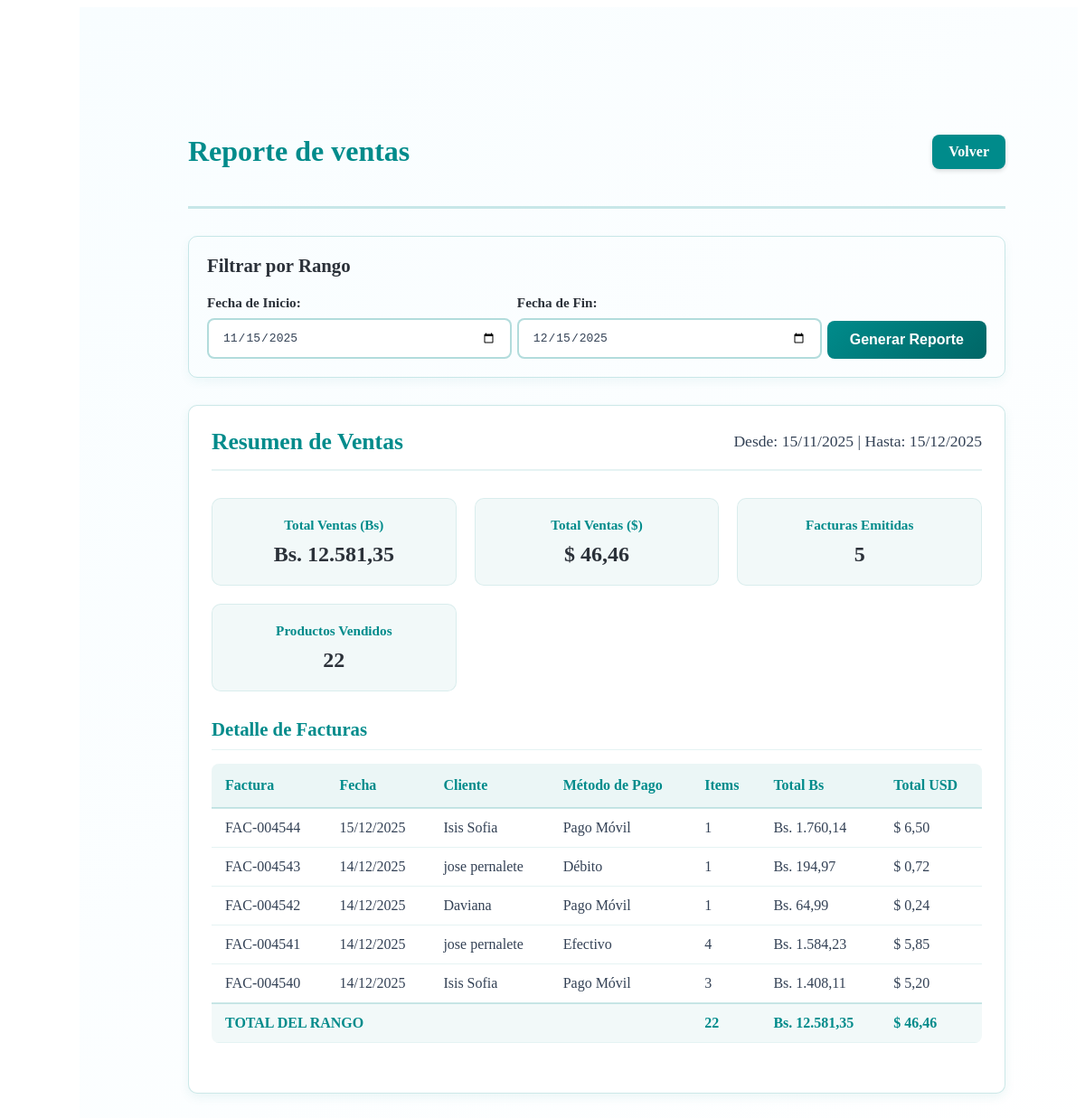
Before: /reportes/reportes_ventas.php (signed in) with the older database file.
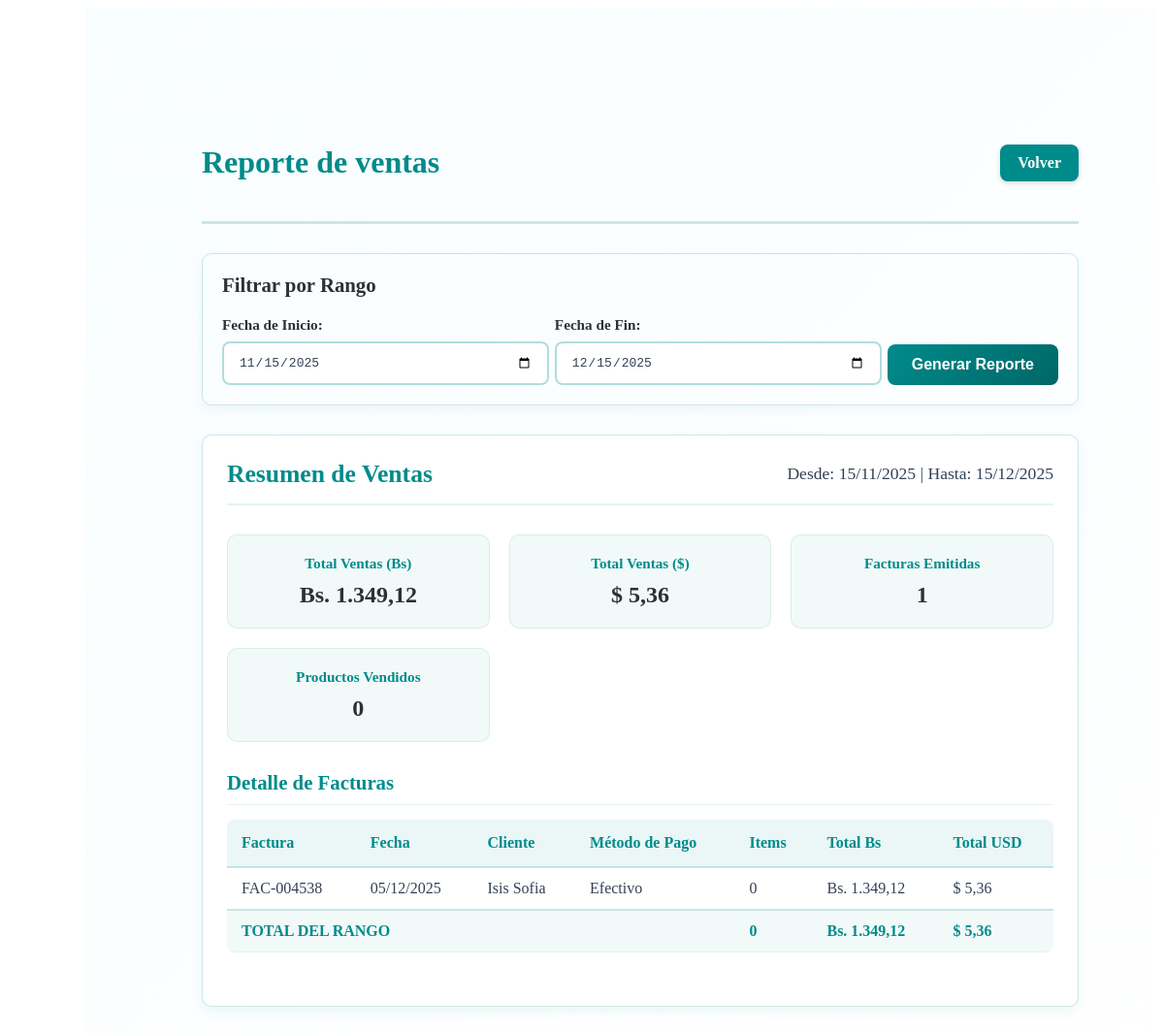
After: the same page with the newer database file.
### tables this page shows
CREATE TABLE `ventas` (
  `id_venta` int(11) NOT NULL,
  `cliente` varchar(100) DEFAULT NULL,
  `fecha` date DEFAULT NULL,
  `metodo_pago` varchar(50) DEFAULT NULL,
  `total_bs` decimal(12,2) DEFAULT 0.00,
  `id_cliente` int(11) DEFAULT NULL,
  `total_usd` decimal(12,2) DEFAULT 0.00,
  `total_eur` decimal(12,2) DEFAULT NULL,
  `tasa_usd` decimal(12,4) DEFAULT 0.0000,
  `tasa_eur` decimal(12,4) DEFAULT 0.0000,
  `nro_factura` varchar(20) DEFAULT NULL
);

### reportes/reportes_ventas.php (the view, shortened to what this page needs)
<?php
require_once '../conexion.php';
$current_date = date('Y-m-d');
$default_start_date = date('Y-m-d', strtotime('-30 days'));
$start_date = isset($_GET['start_date']) ? $_GET['start_date'] : $default_start_date;
$end_date = isset($_GET['end_date']) ? $_GET['end_date'] : $current_date;
function getReporteRangoFechas($pdo, $start_date, $end_date) {
    $query = "SELECT
                v.id_venta,
                v.nro_factura,
                v.cliente,
                DATE(v.fecha) as fecha_venta,
                v.metodo_pago,
                v.total_bs,
                v.total_usd,
                COUNT(dv.id_detalle) as items
              FROM ventas v
              LEFT JOIN detalle_venta dv ON v.id_venta = dv.id_venta
              WHERE DATE(v.fecha) BETWEEN :start_date AND :end_date
              GROUP BY v.id_venta, v.nro_factura, v.cliente, DATE(v.fecha), v.metodo_pago, v.total_bs, v.total_usd
              ORDER BY v.fecha DESC";
    $stmt = $pdo->prepare($query);
    $stmt->execute(['start_date' => $start_date, 'end_date' => $end_date]);
    return $stmt->fetchAll(PDO::FETCH_ASSOC);
}
function getResumenRangoFechas($pdo, $start_date, $end_date) {
    $query = "SELECT
                COUNT(DISTINCT v.id_venta) as total_facturas,
                SUM(v.total_bs) as total_bs,
                SUM(v.total_usd) as total_usd,
                COUNT(DISTINCT v.id_cliente) as clientes_unicos,
                SUM(dv.cantidad) as total_productos
              FROM ventas v
              LEFT JOIN detalle_venta dv ON v.id_venta = dv.id_venta
              WHERE DATE(v.fecha) BETWEEN :start_date AND :end_date";
    $stmt = $pdo->prepare($query);
    $stmt->execute(['start_date' => $start_date, 'end_date' => $end_date]);
    return $stmt->fetch(PDO::FETCH_ASSOC);
}
$reporte_rango = getReporteRangoFechas($pdo, $start_date, $end_date) ?: [];
$resumen_rango = getResumenRangoFechas($pdo, $start_date, $end_date) ?: [];
$total_rango_bs = floatval($resumen_rango['total_bs'] ?? 0);
$total_rango_usd = floatval($resumen_rango['total_usd'] ?? 0);
$total_rango_facturas = intval($resumen_rango['total_facturas'] ?? 0);
$total_productos_rango = intval($resumen_rango['total_productos'] ?? 0);
?>
<!DOCTYPE html>
<html lang="es">
<head>
    <link rel="stylesheet" href="../css/reportes/repo_ventas.css">
</head>
<body>
<main class="main-content">
    <div class="content-wrapper">
        <div class="page-header">
            <h1 class="page-title">Reporte de ventas</h1>
            <a href="../reportes.php" class="volver-button"> Volver</a>
        </div>
        <div class="filtros-container">
            <div class="filtros-card">
                <h3>Filtrar por Rango</h3>
                <form method="GET" class="filtros-form">
                    <div class="form-row">
                        <div class="form-group">
                            <label for="start_date">Fecha de Inicio:</label>
                            <input type="date" name="start_date" id="start_date" class="form-input" value="<?= htmlspecialchars($start_date) ?>" required>
                        </div>
                        <div class="form-group">
                            <label for="end_date">Fecha de Fin:</label>
                            <input type="date" name="end_date" id="end_date" class="form-input" value="<?= htmlspecialchars($end_date) ?>" required>
                        </div>
                        <div class="form-group">
                            <button type="submit" class="btn-generar">
                                Generar Reporte
                            </button>
                        </div>
                    </div>
                </form>
            </div>
        </div>
        <div class="reporte-container">
            <div class="reporte-header">
                <h2>Resumen de Ventas</h2>
                <div class="periodo-info">
                    <span>Desde: <?= date('d/m/Y', strtotime($start_date)) ?> | Hasta: <?= date('d/m/Y', strtotime($end_date)) ?></span>
                </div>
            </div>
            <div class="estadisticas-grid">
                <div class="estadistica-card">
                    <div class="estadistica-label">Total Ventas (Bs)</div>
                    <div class="estadistica-value">Bs. <?= number_format($total_rango_bs, 2, ',', '.') ?></div>
                </div>
                <div class="estadistica-card">
                    <div class="estadistica-label">Total Ventas ($)</div>
                    <div class="estadistica-value">$ <?= number_format($total_rango_usd, 2, ',', '.') ?></div>
                </div>
                <div class="estadistica-card">
                    <div class="estadistica-label">Facturas Emitidas</div>
                    <div class="estadistica-value"><?= $total_rango_facturas ?></div>
                </div>
                <div class="estadistica-card">
                    <div class="estadistica-label">Productos Vendidos</div>
                    <div class="estadistica-value"><?= $total_productos_rango ?></div>
                </div>
            </div>
            <div class="tabla-container">
                <h3>Detalle de Facturas</h3>
                <div class="table-responsive">
                    <table class="tabla-reporte">
                        <thead>
                            <tr>
                                <th>Factura</th>
                                <th>Fecha</th>
                                <th>Cliente</th>
                                <th>Método de Pago</th>
                                <th>Items</th>
                                <th>Total Bs</th>
                                <th>Total USD</th>
                            </tr>
                        </thead>
                        <tbody>
                            <?php if(empty($reporte_rango)): ?>
                                <tr>
                                    <td colspan="7" class="empty-state">No hay ventas registradas en el rango seleccionado</td>
                                </tr>
                            <?php else: ?>
                                <?php foreach($reporte_rango as $venta): ?>
                                <tr>
                                    <td><?= $venta['nro_factura'] ?? 'N/A' ?></td>
                                    <td><?= date('d/m/Y', strtotime($venta['fecha_venta'] ?? '')) ?></td>
                                    <td><?= htmlspecialchars($venta['cliente'] ?? 'Sin cliente') ?></td>
                                    <td><?= $venta['metodo_pago'] ?? 'No especificado' ?></td>
                                    <td><?= $venta['items'] ?? 0 ?></td>
                                    <td>Bs. <?= number_format($venta['total_bs'] ?? 0, 2, ',', '.') ?></td>
                                    <td>$ <?= number_format($venta['total_usd'] ?? 0, 2, ',', '.') ?></td>
                                </tr>
                                <?php endforeach; ?>
                            <?php endif; ?>
                        </tbody>
                        <tfoot>
                            <tr class="total-row">
                                <td colspan="4"><strong>TOTAL DEL RANGO</strong></td>
                                <td><strong><?= $total_productos_rango ?></strong></td>
                                <td><strong>Bs. <?= number_format($total_rango_bs, 2, ',', '.') ?></strong></td>
                                <td><strong>$ <?= number_format($total_rango_usd, 2, ',', '.') ?></strong></td>
                            </tr>
                        </tfoot>
                    </table>
                </div>
            </div>
        </div>
    </div>
</main>
</body>
</html>

### css/reportes/repo_ventas.css (style rules this page uses)
.main-content { margin-left: 80px; min-height: 100vh; padding: 100px; background: linear-gradient(135deg, #f8fdff 0%, #ffffff 100%); }
.content-wrapper { padding: 20px; color: #2b3139; width: 100%; }
.page-header { display: flex; justify-content: space-between; align-items: center; margin-bottom: 30px; padding-bottom: 20px; border-bottom: 3px solid rgba(0, 139, 139, 0.2); }
.page-title { color: #008B8B; font-size: 2em; }
.filtros-container { margin-bottom: 30px; }
.filtros-card { background: var(--panel-bg); border-radius: 10px; padding: 20px; border: 1px solid rgba(0, 139, 139, 0.2); box-shadow: 0 4px 12px rgba(0, 139, 139, 0.06); }
.filtros-card h3 { color: var(--accent); margin-top: 0; margin-bottom: 20px; font-size: 1.3em; font-weight: 700; }
.filtros-form { width: 100%; }
.form-row { display: grid; grid-template-columns: 1fr 1fr auto; gap: 40px; align-items: end; }
.form-group { margin-bottom: 0; }
.form-row .form-group:last-child { margin-left: 0; }
.form-group label { display: block; margin-bottom: 8px; color: var(--accent); font-weight: 600; font-size: 0.95em; }
.form-input { width: 100%; padding: 12px 15px; border: 2px solid rgba(0, 139, 139, 0.3); border-radius: 8px; background: #ffffff; color: #334155; font-size: 1em; }
.btn-generar { background: linear-gradient(135deg, #008B8B, #006666); color: #ffffff; border: none; padding: 12px 25px; border-radius: 8px; cursor: pointer; font-weight: 600; font-size: 1em; width: 100%; transition: all 0.3s ease; }
.reporte-container { background: #ffffff; border-radius: 10px; padding: 25px; border: 1px solid rgba(0, 139, 139, 0.2); box-shadow: 0 4px 12px rgba(0, 139, 139, 0.08); margin-bottom: 30px; }
.reporte-header { display: flex; justify-content: space-between; align-items: center; margin-bottom: 30px; padding-bottom: 15px; border-bottom: 2px solid rgba(0, 139, 139, 0.1); }
.reporte-header h2 { color: #008B8B; margin: 0; font-size: 1.6em; }
.periodo-info { font-size: 1.1em; color: #334155; font-weight: 500; }
.estadisticas-grid { display: grid; grid-template-columns: repeat(auto-fit, minmax(250px, 1fr)); gap: 20px; margin-bottom: 30px; }
.estadistica-card { background: rgba(0, 139, 139, 0.05); border-radius: 10px; padding: 20px; border: 1px solid rgba(0, 139, 139, 0.1); text-align: center; transition: all 0.3s ease; }
.estadistica-label { color: #008B8B; font-size: 0.95em; font-weight: 600; margin-bottom: 10px; }
.estadistica-value { color: #2b3139; font-size: 1.5em; font-weight: 700; }
.tabla-container { margin-bottom: 30px; }
.tabla-container h3 { color: #008B8B; margin-bottom: 15px; font-size: 1.3em; border-bottom: 1px solid rgba(0, 139, 139, 0.1); padding-bottom: 10px; }
.table-responsive { overflow-x: auto; }
.tabla-reporte { width: 100%; border-collapse: collapse; background: #ffffff; border-radius: 8px; overflow: hidden; }
.tabla-reporte thead { background: rgba(0, 139, 139, 0.08); }
.tabla-reporte th { color: #008B8B; font-weight: 600; padding: 15px; text-align: left; border-bottom: 2px solid rgba(0, 139, 139, 0.2); white-space: nowrap; }
.tabla-reporte td { padding: 12px 15px; color: #334155; border-bottom: 1px solid rgba(0, 139, 139, 0.1); }
.total-row { background: rgba(0, 139, 139, 0.05); font-weight: 600; }
.total-row td { color: #008B8B; border-top: 2px solid rgba(0, 139, 139, 0.2); }
.volver-button { background: #008B8B; color: white; border: none; border-radius: 8px; padding: 10px 18px; text-decoration: none; font-size: 1em; font-weight: 600; white-space: nowrap; box-shadow: 0 2px 5px rgba(0, 0, 0, 0.15); transition: background 0.2s, transform 0.2s, box-shadow 0.2s; }

Changed rows visible on the page:
removed ventas: nro_factura "FAC-004544", fecha_venta "15/12/2025", cliente "Isis Sofia", metodo_pago "Pago Móvil", items "1", total_bs "1.760,14", total_usd "6,50"
removed ventas: nro_factura "FAC-004543", fecha_venta "14/12/2025", cliente "jose pernalete", metodo_pago "Débito", items "1", total_bs "194,97", total_usd "0,72"
removed ventas: nro_factura "FAC-004542", fecha_venta "14/12/2025", cliente "Daviana", metodo_pago "Pago Móvil", items "1", total_bs "64,99", total_usd "0,24"
removed ventas: nro_factura "FAC-004541", fecha_venta "14/12/2025", cliente "jose pernalete", metodo_pago "Efectivo", items "4", total_bs "1.584,23", total_usd "5,85"
removed ventas: nro_factura "FAC-004540", fecha_venta "14/12/2025", cliente "Isis Sofia", metodo_pago "Pago Móvil", items "3", total_bs "1.408,11", total_usd "5,20"
added ventas: nro_factura "FAC-004538", fecha_venta "05/12/2025", cliente "Isis Sofia", metodo_pago "Efectivo", items "0", total_bs "1.349,12", total_usd "5,36"
Other visible differences:
$total_rango_bs: "12.581,35" → "1.349,12"
$total_rango_usd: "46,46" → "5,36"
$total_rango_facturas: "5" → "1"
$total_productos_rango: "22" → "0"
